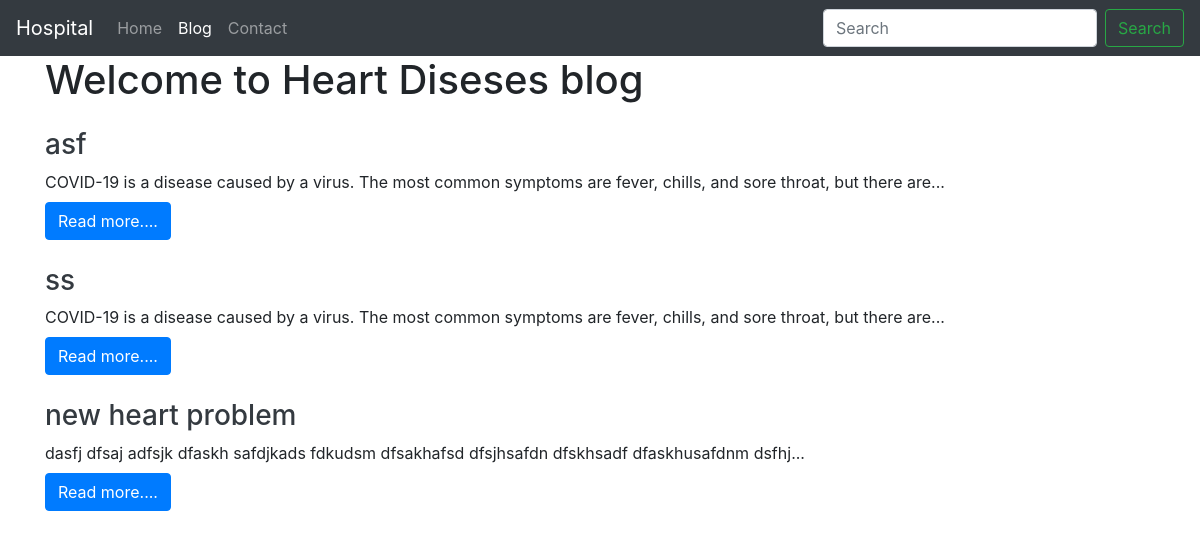
Screenshot of /heartdiseases/ with the database file from the repository.
### home/models.py (models this page shows, shortened)
class Heartdiseases(models.Model):
    sno = models.AutoField(primary_key = True)
    title = models.CharField(max_length = 200)
    content = models.TextField()
    slug = models.CharField(max_length = 100)
    time = models.DateTimeField(auto_now_add = True)
    image = models.ImageField(upload_to="Heartdiseases/images", default="")

### home/views.py (the view)
# urls.py: path('heartdiseases/', views.heartdiseases, name='heartdiseases'),
def heartdiseases(request):
    heartdiseasess = Heartdiseases.objects.all()
    context = {'heartdiseasess': heartdiseasess}
    return render(request, 'blogheartdiseases.html', context)

### templates/blogheartdiseases.html
{% extends 'base.html' %}
{% block blogactive %}active{% endblock blogactive %}
{% block body %}
<div class="container">
  <h1 class=""my-3">Welcome to Heart Diseses blog</h1>
  {% for heartdiseases in heartdiseasess %}
  <div class="my-4">
    <h3 class="text-dark"><a href="/heartpost/{{heartdiseases.slug}}" class = "text-dark">{{heartdiseases.title}}</a></h3>
    <div class = "my-2">
    {{heartdiseases.content|slice:115}}...
    </div>
    <a href="/heartpost/{{heartdiseases.slug}}" class = "text-dark"><button class="btn btn-primary">Read more....</button></a>
</div>
{% endfor %}
{% endblock body %}

### rows the page displays
Heartdiseases: title "asf", content "COVID-19 is a disease caused by a virus. The most common symptoms are fever, chills, and sore throat, but there are"
Heartdiseases: title "ss", content "COVID-19 is a disease caused by a virus. The most common symptoms are fever, chills, and sore throat, but there are"
Heartdiseases: title "new heart problem", content "dasfj dfsaj adfsjk dfaskh safdjkads fdkudsm dfsakhafsd dfsjhsafdn dfskhsadf dfaskhusafdnm dsfhj"
